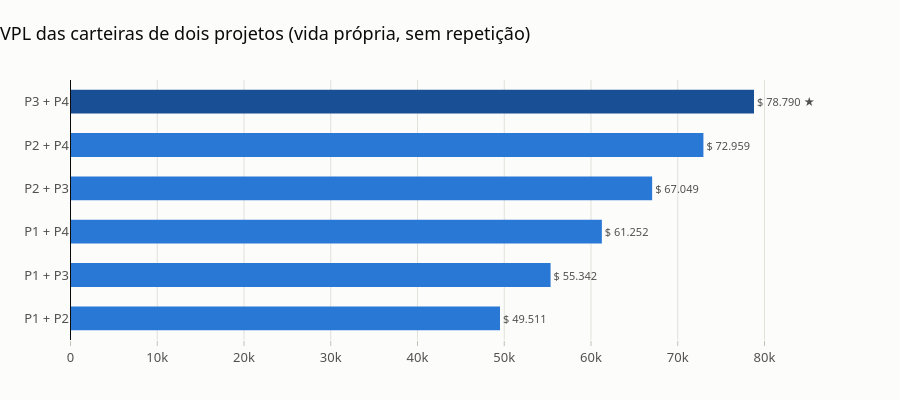

The notebook cell saved with this chart:
### Code cell
fig = viz.grafico_carteiras(cart.set_index("Carteira"), coluna="VPL", faixa=None, titulo="VPL das carteiras de dois projetos (vida própria, sem repetição)")
viz.exportar(fig, f"{SAIDA}/carteiras_vpl")
fig

### Figure 1 — Plotly figure (JSON) as saved in the notebook; plotly's stock layout.template omitted (floating-point values rounded to 4 significant figures)
{"data": [{"cliponaxis": false, "hovertemplate": "%{y}: %{text}<extra></extra>", "marker": {"color": ["#2a78d6", "#2a78d6", "#2a78d6", "#2a78d6", "#2a78d6", "#184f95"], "line": {"width": 0}}, "orientation": "h", "text": ["$ 49.511", "$ 55.342", "$ 61.252", "$ 67.049", "$ 72.959", "$ 78.790 ★"], "textfont": {"color": "#52514e", "size": 11}, "textposition": "outside", "type": "bar", "width": 0.55, "x": [49510.0, 55340.0, 61250.0, 67050.0, 72960.0, 78790.0], "y": ["P1 + P2", "P1 + P3", "P1 + P4", "P2 + P3", "P2 + P4", "P3 + P4"]}], "layout": {"height": 400, "margin": {"r": 110}, "shapes": [{"line": {"color": "#0b0b0b", "width": 1}, "type": "line", "x0": 0, "x1": 0, "xref": "x", "y0": 0, "y1": 1, "yref": "y domain"}], "title": {"text": "VPL das carteiras de dois projetos (vida própria, sem repetição)"}, "xaxis": {"gridcolor": "#e1e0d9", "showgrid": true}, "yaxis": {"automargin": true, "showgrid": false, "zeroline": false}}}
